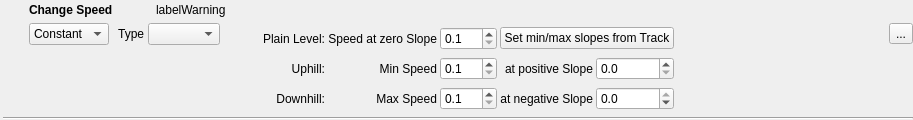
<?xml version="1.0" encoding="UTF-8"?>
<ui version="4.0">
 <class>IFilterSpeed</class>
 <widget class="QWidget" name="IFilterSpeed">
  <property name="enabled">
   <bool>true</bool>
  </property>
  <property name="geometry">
   <rect>
    <x>0</x>
    <y>0</y>
    <width>913</width>
    <height>120</height>
   </rect>
  </property>
  <property name="maximumSize">
   <size>
    <width>16777215</width>
    <height>16777215</height>
   </size>
  </property>
  <property name="windowTitle">
   <string>Form</string>
  </property>
  <layout class="QGridLayout" name="gridLayout">
   <property name="sizeConstraint">
    <enum>QLayout::SetDefaultConstraint</enum>
   </property>
   <property name="leftMargin">
    <number>3</number>
   </property>
   <property name="topMargin">
    <number>0</number>
   </property>
   <property name="rightMargin">
    <number>0</number>
   </property>
   <property name="bottomMargin">
    <number>0</number>
   </property>
   <property name="spacing">
    <number>3</number>
   </property>
   <item row="0" column="3" colspan="3">
    <layout class="QHBoxLayout" name="horizontalLayout">
     <property name="spacing">
      <number>3</number>
     </property>
     <item>
      <widget class="QLabel" name="labelTitel">
       <property name="text">
        <string>&lt;b&gt;Change Speed&lt;/b&gt;</string>
       </property>
      </widget>
     </item>
     <item>
      <spacer name="horizontalSpacer_2">
       <property name="orientation">
        <enum>Qt::Horizontal</enum>
       </property>
       <property name="sizeType">
        <enum>QSizePolicy::Fixed</enum>
       </property>
       <property name="sizeHint" stdset="0">
        <size>
         <width>40</width>
         <height>20</height>
        </size>
       </property>
      </spacer>
     </item>
     <item>
      <widget class="QLabel" name="labelWarning">
       <property name="text">
        <string>labelWarning</string>
       </property>
      </widget>
     </item>
     <item>
      <spacer name="horizontalSpacer_4">
       <property name="orientation">
        <enum>Qt::Horizontal</enum>
       </property>
       <property name="sizeHint" stdset="0">
        <size>
         <width>40</width>
         <height>20</height>
        </size>
       </property>
      </spacer>
     </item>
    </layout>
   </item>
   <item row="1" column="6">
    <layout class="QVBoxLayout" name="verticalLayout">
     <item>
      <widget class="QToolButton" name="toolApply">
       <property name="toolTip">
        <string>&lt;html&gt;&lt;head/&gt;&lt;body&gt;&lt;p&gt;Apply filter now.&lt;/p&gt;&lt;/body&gt;&lt;/html&gt;</string>
       </property>
       <property name="text">
        <string>...</string>
       </property>
       <property name="icon">
        <iconset resource="../../../resources.qrc">
         <normaloff>:/icons/32x32/Apply.png</normaloff>:/icons/32x32/Apply.png</iconset>
       </property>
       <property name="iconSize">
        <size>
         <width>22</width>
         <height>22</height>
        </size>
       </property>
      </widget>
     </item>
     <item>
      <spacer name="verticalSpacer">
       <property name="orientation">
        <enum>Qt::Vertical</enum>
       </property>
       <property name="sizeHint" stdset="0">
        <size>
         <width>20</width>
         <height>40</height>
        </size>
       </property>
      </spacer>
     </item>
    </layout>
   </item>
   <item row="1" column="5">
    <widget class="QStackedWidget" name="stackedWidget">
     <property name="currentIndex">
      <number>1</number>
     </property>
     <widget class="QWidget" name="pageConstant">
      <layout class="QGridLayout" name="gridLayout_3">
       <property name="leftMargin">
        <number>0</number>
       </property>
       <property name="topMargin">
        <number>0</number>
       </property>
       <property name="rightMargin">
        <number>0</number>
       </property>
       <property name="bottomMargin">
        <number>0</number>
       </property>
       <property name="spacing">
        <number>3</number>
       </property>
       <item row="0" column="2">
        <layout class="QVBoxLayout" name="verticalLayout_6">
         <item>
          <layout class="QHBoxLayout" name="horizontalLayout_2">
           <item>
            <widget class="QLabel" name="label_2">
             <property name="text">
              <string>Speed</string>
             </property>
            </widget>
           </item>
           <item>
            <widget class="QDoubleSpinBox" name="constantSpeed">
             <property name="suffix">
              <string> km/h</string>
             </property>
             <property name="decimals">
              <number>1</number>
             </property>
             <property name="minimum">
              <double>0.100000000000000</double>
             </property>
             <property name="singleStep">
              <double>0.100000000000000</double>
             </property>
             <property name="value">
              <double>0.100000000000000</double>
             </property>
            </widget>
           </item>
           <item>
            <spacer name="horizontalSpacer">
             <property name="orientation">
              <enum>Qt::Horizontal</enum>
             </property>
             <property name="sizeHint" stdset="0">
              <size>
               <width>40</width>
               <height>20</height>
              </size>
             </property>
            </spacer>
           </item>
          </layout>
         </item>
         <item>
          <spacer name="verticalSpacer_3">
           <property name="orientation">
            <enum>Qt::Vertical</enum>
           </property>
           <property name="sizeHint" stdset="0">
            <size>
             <width>20</width>
             <height>40</height>
            </size>
           </property>
          </spacer>
         </item>
        </layout>
       </item>
      </layout>
     </widget>
     <widget class="QWidget" name="pageCycling">
      <layout class="QGridLayout" name="gridLayout_2">
       <property name="leftMargin">
        <number>0</number>
       </property>
       <property name="topMargin">
        <number>0</number>
       </property>
       <property name="rightMargin">
        <number>0</number>
       </property>
       <property name="bottomMargin">
        <number>0</number>
       </property>
       <property name="spacing">
        <number>3</number>
       </property>
       <item row="1" column="1">
        <layout class="QHBoxLayout" name="horizontalLayout_3">
         <property name="spacing">
          <number>3</number>
         </property>
         <item>
          <layout class="QVBoxLayout" name="verticalLayout_8">
           <item>
            <layout class="QHBoxLayout" name="horizontalLayout_4">
             <item>
              <widget class="QLabel" name="label_3">
               <property name="text">
                <string> Type</string>
               </property>
               <property name="alignment">
                <set>Qt::AlignLeading|Qt::AlignLeft|Qt::AlignVCenter</set>
               </property>
              </widget>
             </item>
             <item>
              <widget class="QComboBox" name="comboCyclingType"/>
             </item>
            </layout>
           </item>
           <item>
            <spacer name="verticalSpacer_4">
             <property name="orientation">
              <enum>Qt::Vertical</enum>
             </property>
             <property name="sizeHint" stdset="0">
              <size>
               <width>20</width>
               <height>40</height>
              </size>
             </property>
            </spacer>
           </item>
          </layout>
         </item>
         <item>
          <spacer name="horizontalSpacer_6">
           <property name="orientation">
            <enum>Qt::Horizontal</enum>
           </property>
           <property name="sizeType">
            <enum>QSizePolicy::Fixed</enum>
           </property>
           <property name="sizeHint" stdset="0">
            <size>
             <width>40</width>
             <height>20</height>
            </size>
           </property>
          </spacer>
         </item>
         <item>
          <widget class="QFrame" name="frameCycling">
           <property name="frameShape">
            <enum>QFrame::NoFrame</enum>
           </property>
           <property name="frameShadow">
            <enum>QFrame::Raised</enum>
           </property>
           <property name="lineWidth">
            <number>1</number>
           </property>
           <layout class="QGridLayout" name="gridLayout_5">
            <property name="leftMargin">
             <number>0</number>
            </property>
            <property name="topMargin">
             <number>0</number>
            </property>
            <property name="rightMargin">
             <number>0</number>
            </property>
            <property name="bottomMargin">
             <number>0</number>
            </property>
            <property name="spacing">
             <number>3</number>
            </property>
            <item row="3" column="1">
             <widget class="QLabel" name="label_6">
              <property name="text">
               <string>Max Speed</string>
              </property>
              <property name="alignment">
               <set>Qt::AlignRight|Qt::AlignTrailing|Qt::AlignVCenter</set>
              </property>
             </widget>
            </item>
            <item row="1" column="0">
             <widget class="QLabel" name="label_11">
              <property name="text">
               <string>Plain Level:</string>
              </property>
              <property name="alignment">
               <set>Qt::AlignRight|Qt::AlignTrailing|Qt::AlignVCenter</set>
              </property>
             </widget>
            </item>
            <item row="1" column="2">
             <widget class="QDoubleSpinBox" name="plainSpeed">
              <property name="suffix">
               <string/>
              </property>
              <property name="decimals">
               <number>1</number>
              </property>
              <property name="minimum">
               <double>0.100000000000000</double>
              </property>
              <property name="maximum">
               <double>100.000000000000000</double>
              </property>
              <property name="singleStep">
               <double>0.100000000000000</double>
              </property>
              <property name="value">
               <double>0.100000000000000</double>
              </property>
             </widget>
            </item>
            <item row="2" column="3">
             <widget class="QLabel" name="label_5">
              <property name="text">
               <string>at positive Slope</string>
              </property>
              <property name="alignment">
               <set>Qt::AlignRight|Qt::AlignTrailing|Qt::AlignVCenter</set>
              </property>
             </widget>
            </item>
            <item row="2" column="1">
             <widget class="QLabel" name="label_4">
              <property name="text">
               <string>Min Speed</string>
              </property>
              <property name="alignment">
               <set>Qt::AlignRight|Qt::AlignTrailing|Qt::AlignVCenter</set>
              </property>
             </widget>
            </item>
            <item row="2" column="0">
             <widget class="QLabel" name="label_8">
              <property name="text">
               <string>Uphill:</string>
              </property>
              <property name="alignment">
               <set>Qt::AlignRight|Qt::AlignTrailing|Qt::AlignVCenter</set>
              </property>
             </widget>
            </item>
            <item row="3" column="0">
             <widget class="QLabel" name="label_9">
              <property name="text">
               <string>Downhill:</string>
              </property>
              <property name="alignment">
               <set>Qt::AlignRight|Qt::AlignTrailing|Qt::AlignVCenter</set>
              </property>
             </widget>
            </item>
            <item row="1" column="1">
             <widget class="QLabel" name="label_10">
              <property name="text">
               <string>Speed at zero Slope</string>
              </property>
              <property name="alignment">
               <set>Qt::AlignRight|Qt::AlignTrailing|Qt::AlignVCenter</set>
              </property>
             </widget>
            </item>
            <item row="2" column="4">
             <widget class="QDoubleSpinBox" name="slopeAtMinSpeed">
              <property name="suffix">
               <string/>
              </property>
              <property name="decimals">
               <number>1</number>
              </property>
              <property name="maximum">
               <double>45.000000000000000</double>
              </property>
              <property name="singleStep">
               <double>0.100000000000000</double>
              </property>
             </widget>
            </item>
            <item row="3" column="2">
             <widget class="QDoubleSpinBox" name="maxSpeed">
              <property name="suffix">
               <string/>
              </property>
              <property name="decimals">
               <number>1</number>
              </property>
              <property name="minimum">
               <double>0.100000000000000</double>
              </property>
              <property name="maximum">
               <double>100.000000000000000</double>
              </property>
              <property name="singleStep">
               <double>0.100000000000000</double>
              </property>
              <property name="value">
               <double>0.100000000000000</double>
              </property>
             </widget>
            </item>
            <item row="3" column="3">
             <widget class="QLabel" name="label_7">
              <property name="text">
               <string>at negative Slope</string>
              </property>
              <property name="alignment">
               <set>Qt::AlignRight|Qt::AlignTrailing|Qt::AlignVCenter</set>
              </property>
             </widget>
            </item>
            <item row="3" column="4">
             <widget class="QDoubleSpinBox" name="slopeAtMaxSpeed">
              <property name="suffix">
               <string/>
              </property>
              <property name="decimals">
               <number>1</number>
              </property>
              <property name="minimum">
               <double>-45.000000000000000</double>
              </property>
              <property name="maximum">
               <double>0.000000000000000</double>
              </property>
              <property name="singleStep">
               <double>0.100000000000000</double>
              </property>
             </widget>
            </item>
            <item row="2" column="2">
             <widget class="QDoubleSpinBox" name="minSpeed">
              <property name="suffix">
               <string/>
              </property>
              <property name="decimals">
               <number>1</number>
              </property>
              <property name="minimum">
               <double>0.100000000000000</double>
              </property>
              <property name="maximum">
               <double>100.000000000000000</double>
              </property>
              <property name="singleStep">
               <double>0.100000000000000</double>
              </property>
              <property name="value">
               <double>0.100000000000000</double>
              </property>
             </widget>
            </item>
            <item row="1" column="3" colspan="2">
             <widget class="QPushButton" name="pushSetMinMaxSlope">
              <property name="toolTip">
               <string>&lt;html&gt;&lt;head/&gt;&lt;body&gt;&lt;p&gt;User definied positive and negative slope values will be replaced by the minimum and maximum slope values from the track.&lt;/p&gt;&lt;/body&gt;&lt;/html&gt;</string>
              </property>
              <property name="text">
               <string>Set min/max slopes from Track</string>
              </property>
             </widget>
            </item>
           </layout>
          </widget>
         </item>
         <item>
          <spacer name="horizontalSpacer_5">
           <property name="orientation">
            <enum>Qt::Horizontal</enum>
           </property>
           <property name="sizeHint" stdset="0">
            <size>
             <width>40</width>
             <height>20</height>
            </size>
           </property>
          </spacer>
         </item>
        </layout>
       </item>
      </layout>
     </widget>
     <widget class="QWidget" name="pageHiking">
      <property name="enabled">
       <bool>false</bool>
      </property>
      <layout class="QGridLayout" name="gridLayout_4">
       <property name="leftMargin">
        <number>0</number>
       </property>
       <property name="topMargin">
        <number>0</number>
       </property>
       <property name="rightMargin">
        <number>0</number>
       </property>
       <property name="bottomMargin">
        <number>0</number>
       </property>
       <property name="spacing">
        <number>3</number>
       </property>
       <item row="1" column="0">
        <widget class="QLabel" name="label">
         <property name="text">
          <string>not yet implemented</string>
         </property>
        </widget>
       </item>
      </layout>
     </widget>
    </widget>
   </item>
   <item row="2" column="1" colspan="6">
    <widget class="Line" name="line">
     <property name="orientation">
      <enum>Qt::Horizontal</enum>
     </property>
    </widget>
   </item>
   <item row="1" column="3">
    <layout class="QVBoxLayout" name="verticalLayout_2">
     <item>
      <widget class="QComboBox" name="comboActivityType">
       <item>
        <property name="text">
         <string>Constant</string>
        </property>
       </item>
       <item>
        <property name="text">
         <string>Cycling</string>
        </property>
       </item>
      </widget>
     </item>
     <item>
      <spacer name="verticalSpacer_2">
       <property name="orientation">
        <enum>Qt::Vertical</enum>
       </property>
       <property name="sizeHint" stdset="0">
        <size>
         <width>20</width>
         <height>40</height>
        </size>
       </property>
      </spacer>
     </item>
    </layout>
   </item>
   <item row="0" column="2" rowspan="2">
    <layout class="QVBoxLayout" name="verticalLayout_9">
     <item>
      <widget class="QLabel" name="labelTimePix">
       <property name="sizePolicy">
        <sizepolicy hsizetype="Maximum" vsizetype="Preferred">
         <horstretch>0</horstretch>
         <verstretch>0</verstretch>
        </sizepolicy>
       </property>
       <property name="text">
        <string/>
       </property>
       <property name="pixmap">
        <pixmap resource="../../../resources.qrc">:/icons/48x48/Time.png</pixmap>
       </property>
      </widget>
     </item>
     <item>
      <spacer name="verticalSpacer_5">
       <property name="orientation">
        <enum>Qt::Vertical</enum>
       </property>
       <property name="sizeHint" stdset="0">
        <size>
         <width>20</width>
         <height>40</height>
        </size>
       </property>
      </spacer>
     </item>
    </layout>
   </item>
  </layout>
 </widget>
 <tabstops>
  <tabstop>plainSpeed</tabstop>
  <tabstop>minSpeed</tabstop>
  <tabstop>slopeAtMinSpeed</tabstop>
  <tabstop>maxSpeed</tabstop>
  <tabstop>slopeAtMaxSpeed</tabstop>
 </tabstops>
 <resources>
  <include location="../../../resources.qrc"/>
 </resources>
 <connections/>
</ui>
